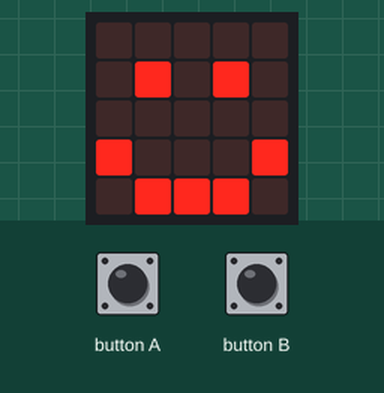
This program was run on a simulated BBC micro:bit (MakeCode). On the bench: the board's 5×5 LED display. Inputs (shaded band) come from the test bench.

Above: at 1.8 s.
1.9 s: button A pressed for 0.15 s
At 2.4 s:
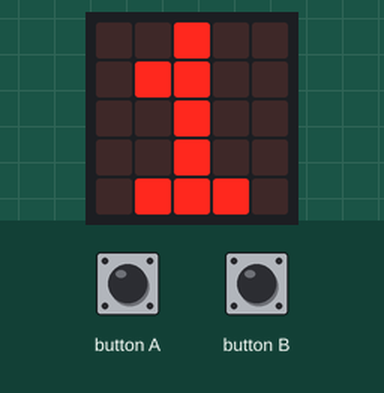
3.5 s: button B pressed for 0.15 s
At 4.8 s:
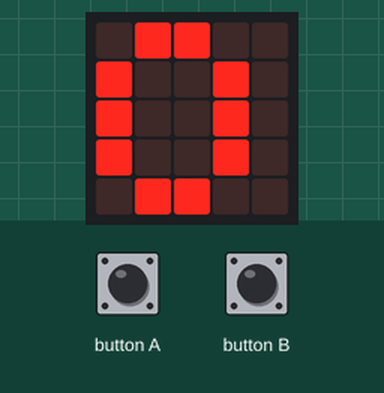
Timing chart, 0 to 6.5 s (numbered marks = the images above; inputs shaded):
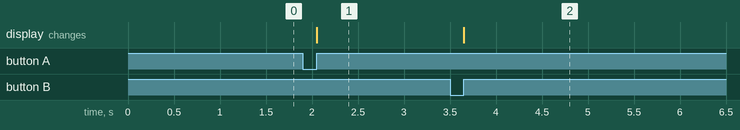

The program:

main.ts
```typescript
// (licence header left out)
// variables
let cookies: number = 0

// start up
basic.clearScreen()
basic.showIcon(IconNames.Happy)

// press A
input.onButtonPressed(Button.A, function() {
    cookies += 1
    basic.showString(cookies.toString())
})

// press B
input.onButtonPressed(Button.B, function() {
    cookies = 0
    basic.showString(cookies.toString())
})
```

Measured:
- after the input at 1.9 s, the display: changes after 0.15 s (image 1)
- after the input at 3.5 s, the display: changes after 0.15 s (image 2)
